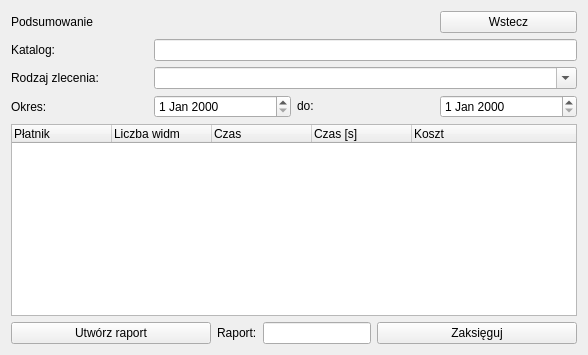
      <widget class="QWidget" name="page_4">
       <layout class="QVBoxLayout" name="verticalLayout_6">
        <item>
         <layout class="QGridLayout" name="gridLayout_5">
          <property name="topMargin">
           <number>0</number>
          </property>
          <property name="bottomMargin">
           <number>0</number>
          </property>
          <item row="3" column="2">
           <widget class="QLabel" name="label_20">
            <property name="sizePolicy">
             <sizepolicy hsizetype="Preferred" vsizetype="Fixed">
              <horstretch>0</horstretch>
              <verstretch>0</verstretch>
             </sizepolicy>
            </property>
            <property name="text">
             <string>do:</string>
            </property>
           </widget>
          </item>
          <item row="3" column="1">
           <widget class="QDateEdit" name="dateEdit_3"/>
          </item>
          <item row="0" column="0" colspan="3">
           <widget class="QLabel" name="label_8">
            <property name="text">
             <string>Podsumowanie</string>
            </property>
           </widget>
          </item>
          <item row="3" column="0">
           <widget class="QLabel" name="label_21">
            <property name="text">
             <string>Okres:</string>
            </property>
           </widget>
          </item>
          <item row="1" column="1" colspan="3">
           <widget class="QLineEdit" name="lineEdit"/>
          </item>
          <item row="3" column="3">
           <widget class="QDateEdit" name="dateEdit_4"/>
          </item>
          <item row="0" column="3">
           <widget class="QPushButton" name="pushButton_8">
            <property name="text">
             <string>Wstecz</string>
            </property>
           </widget>
          </item>
          <item row="2" column="1" colspan="3">
           <widget class="QComboBox" name="Combo_Zlec">
            <property name="editable">
             <bool>true</bool>
            </property>
           </widget>
          </item>
          <item row="2" column="0">
           <widget class="QLabel" name="label_19">
            <property name="text">
             <string>Rodzaj zlecenia:</string>
            </property>
           </widget>
          </item>
          <item row="1" column="0">
           <widget class="QLabel" name="label_32">
            <property name="text">
             <string>Katalog:</string>
            </property>
           </widget>
          </item>
         </layout>
        </item>
        <item>
         <widget class="QTreeWidget" name="treeWidget">
          <column>
           <property name="text">
            <string>Płatnik</string>
           </property>
          </column>
          <column>
           <property name="text">
            <string>Liczba widm</string>
           </property>
          </column>
          <column>
           <property name="text">
            <string>Czas</string>
           </property>
          </column>
          <column>
           <property name="text">
            <string>Czas [s]</string>
           </property>
          </column>
          <column>
           <property name="text">
            <string>Koszt</string>
           </property>
          </column>
          <column>
           <property name="text">
            <string/>
           </property>
          </column>
         </widget>
        </item>
        <item>
         <layout class="QHBoxLayout" name="horizontalLayout_10">
          <property name="topMargin">
           <number>0</number>
          </property>
          <property name="bottomMargin">
           <number>0</number>
          </property>
          <item>
           <widget class="QPushButton" name="raport_button">
            <property name="minimumSize">
             <size>
              <width>200</width>
              <height>0</height>
             </size>
            </property>
            <property name="text">
             <string>Utwórz raport</string>
            </property>
           </widget>
          </item>
          <item>
           <widget class="QLabel" name="label_39">
            <property name="text">
             <string>Raport:</string>
            </property>
           </widget>
          </item>
          <item>
           <widget class="QLineEdit" name="raport_path"/>
          </item>
          <item>
           <widget class="QPushButton" name="zaksieguj">
            <property name="minimumSize">
             <size>
              <width>200</width>
              <height>0</height>
             </size>
            </property>
            <property name="text">
             <string>Zaksięguj</string>
            </property>
           </widget>
          </item>
         </layout>
        </item>
       </layout>
      </widget>
